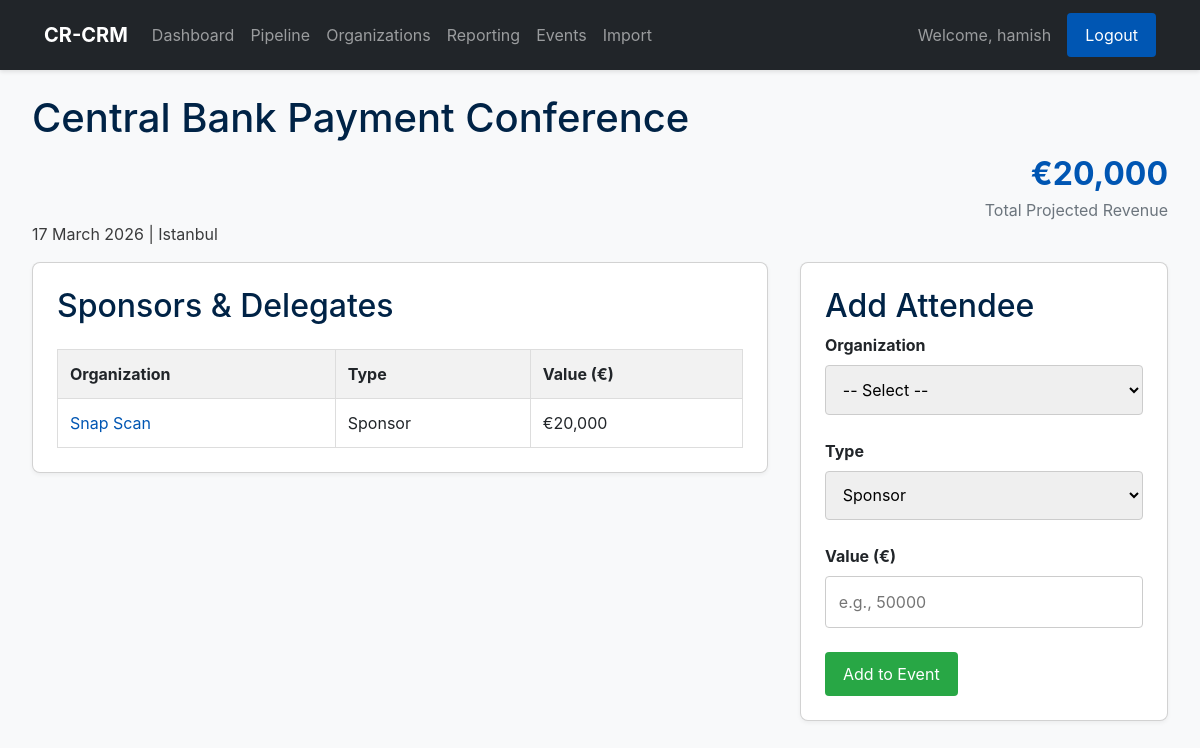
The app's page /event/1 (signed in) with its own data.
### app.py (models this page shows, shortened)
class User(UserMixin, db.Model):
    id = db.Column(db.Integer, primary_key=True)
    username = db.Column(db.String(80), unique=True, nullable=False)
    email = db.Column(db.String(120), unique=True, nullable=False)
    password_hash = db.Column(db.String(256), nullable=False)
    organizations = db.relationship('Organization', backref='owner', lazy=True)
    deals = db.relationship('Deal', backref='owner', lazy=True)

class Event(db.Model):
    id = db.Column(db.Integer, primary_key=True)
    name = db.Column(db.String(200), nullable=False)
    date = db.Column(db.Date, nullable=False)
    location = db.Column(db.String(100))
    attendees = db.relationship('Attendee', backref='event', lazy='dynamic', cascade="all, delete-orphan")

class Attendee(db.Model):
    id = db.Column(db.Integer, primary_key=True)
    registration_type = db.Column(db.String(50), nullable=False)
    value = db.Column(db.Integer, nullable=False, default=0)
    event_id = db.Column(db.Integer, db.ForeignKey('event.id'), nullable=False)
    organization_id = db.Column(db.Integer, db.ForeignKey('organization.id'), nullable=False)
    user_id = db.Column(db.Integer, db.ForeignKey('user.id'), nullable=False)

class Organization(db.Model):
    id = db.Column(db.Integer, primary_key=True)
    name = db.Column(db.String(200), nullable=False)
    country = db.Column(db.String(100))
    sponsorship_potential = db.Column(db.String(50), default='High (Sponsor Target)')
    strategic_notes = db.Column(db.Text)
    user_id = db.Column(db.Integer, db.ForeignKey('user.id'), nullable=False)
    contacts = db.relationship('Contact', backref='organization', lazy='dynamic', cascade="all, delete-orphan")
    deals = db.relationship('Deal', backref='organization', lazy='dynamic', cascade="all, delete-orphan")
    files = db.relationship('File', backref='organization', lazy='dynamic', cascade="all, delete-orphan")
    event_attendances = db.relationship('Attendee', backref='organization', lazy='dynamic', cascade="all, delete-orphan")
    custom_fields = db.relationship('CustomField', backref='organization', lazy=True, cascade="all, delete-orphan")
    files = db.relationship('File', backref='organization', lazy='dynamic', cascade="all, delete-orphan")

### app.py (the view)
@app.route('/event/<int:event_id>')
@login_required
def event_detail(event_id):
    event = Event.query.get_or_404(event_id)
    total_revenue = db.session.query(func.sum(Attendee.value)).filter_by(event_id=event.id).scalar() or 0
    attending_org_ids = [a.organization_id for a in event.attendees]
    potential_attendees = Organization.query.filter(Organization.user_id==current_user.id, Organization.id.notin_(attending_org_ids)).order_by(Organization.name).all()
    return render_template('event_detail.html', event=event, total_revenue=total_revenue, potential_attendees=potential_attendees)

### app.py (called while the page is built)
@login_manager.user_loader
def load_user(user_id):
    return User.query.get(int(user_id))

### templates/event_detail.html (shortened to what this page needs)
{% extends "base.html" %}
{% block content %}
<div class="page-header">
    <h1>{{ event.name }}</h1>
    <div class="kpi-card">
        <div class="kpi-value">€{{ "{:,.0f}".format(total_revenue) }}</div>
        <div class="kpi-label">Total Projected Revenue</div>
    </div>
</div>
<p>{{ event.date.strftime('%d %B %Y') }} | {{ event.location }}</p>
<div class="grid-container">
    <div class="main-content">
        <div class="card">
            <h2>Sponsors & Delegates</h2>
            <table>
                <thead><tr><th>Organization</th><th>Type</th><th>Value (€)</th></tr></thead>
                <tbody>
                {% for attendee in event.attendees %}
                <tr>
                    <td><a href="{{ url_for('org_detail', org_id=attendee.organization_id) }}">{{ attendee.organization.name }}</a></td>
                    <td>{{ attendee.registration_type }}</td>
                    <td>€{{ "{:,.0f}".format(attendee.value) }}</td>
                </tr>
                {% else %}
                <tr><td colspan="3">No sponsors or delegates added yet.</td></tr>
                {% endfor %}
                </tbody>
            </table>
        </div>
    </div>
    <div class="sidebar">
        <div class="card">
            <h2>Add Attendee</h2>
            <form action="{{ url_for('add_attendee', event_id=event.id) }}" method="post">
                <div class="form-group">
                    <label for="organization_id">Organization</label>
                    <select name="organization_id" id="organization_id" required>
                        <option value="">-- Select --</option>
                    </select>
                </div>
                <div class="form-group">
                    <label for="registration_type">Type</label>
                    <select name="registration_type" id="registration_type">
                        <option value="Sponsor">Sponsor</option>
                    </select>
                </div>
                <div class="form-group">
                    <label for="value">Value (€)</label>
                    <input type="number" name="value" id="value" placeholder="e.g., 50000" required>
                </div>
                <button type="submit" class="btn btn-success">Add to Event</button>
            </form>
        </div>
    </div>
</div>
{% endblock %}

### templates/base.html (shortened to what this page needs)
<!DOCTYPE html>
<html lang="en">
<head>
    <link href="https://cdn.jsdelivr.net/npm/bootstrap@5.3.3/dist/css/bootstrap.min.css" rel="stylesheet">
    <link rel="stylesheet" href="{{ url_for('static', filename='css/style.css') }}">
</head>
<body style="background-color: #f8f9fa;">
    <nav class="navbar navbar-expand-lg navbar-dark bg-dark">
        <div class="container-fluid">
            <a class="navbar-brand fw-bold" href="{{ url_for('dashboard') }}">CR-CRM</a>
            <div class="collapse navbar-collapse" id="navbarNav">
                <ul class="navbar-nav me-auto mb-2 mb-lg-0">
                    <li class="nav-item">
                        <a class="nav-link" href="{{ url_for('dashboard') }}">Dashboard</a>
                    </li>
                    <li class="nav-item">
                        <a class="nav-link" href="{{ url_for('pipeline') }}">Pipeline</a>
                    </li>
                    <li class="nav-item">
                        <a class="nav-link" href="{{ url_for('organization_list') }}">Organizations</a>
                    </li>
                    <li class="nav-item">
                        <a class="nav-link" href="{{ url_for('reporting') }}">Reporting</a>
                    </li>
                    <li class="nav-item">
                        <a class="nav-link" href="{{ url_for('event_list') }}">Events</a>
                    </li>
                    <li class="nav-item">
                        <a class="nav-link" href="{{ url_for('import_data') }}">Import</a>
                    </li>
                </ul>
                {% if current_user.is_authenticated %}
                <span class="navbar-text me-3">
                    Welcome, {{ current_user.username }}
                </span>
                <a href="{{ url_for('logout') }}" class="btn btn-outline-light btn-sm">Logout</a>
                {% else %}
                <a href="{{ url_for('login') }}" class="btn btn-outline-light btn-sm">Login</a>
                {% endif %}
            </div>
        </div>
    </nav>
    <main class="container mt-4">
        {% block content %}{% endblock %}
    </main>
</body>
</html>

### static/css/style.css (style rules this page uses)
body { font-family: -apple-system, BlinkMacSystemFont, "Segoe UI", Roboto, "Helvetica Neue", Arial, sans-serif; margin: 0; background-color: #f4f7f6; color: #3a3b3c; }
.container { max-width: 1200px; margin: 2rem auto; padding: 0 2rem; }
h1, h2, h3 { color: #002346; margin-top: 0; }
a { color: #0056b3; text-decoration: none; }
.navbar { background-color: #002346; padding: 0.8rem 2rem; color: white; display: flex; align-items: center; justify-content: space-between; box-shadow: 0 2px 4px rgba(0,0,0,0.1); }
.navbar-brand { font-size: 1.25rem; font-weight: bold; }
.card { background-color: white; border-radius: 8px; padding: 1.5rem; box-shadow: 0 2px 4px rgba(0,0,0,0.05); margin-bottom: 2rem; }
.form-group { margin-bottom: 1.5rem; }
label { display: block; margin-bottom: 0.5rem; font-weight: bold; }
input[type="text"], input[type="email"], input[type="password"], input[type="number"], input[type="date"], select, textarea { width: 100%; padding: 0.8rem; border: 1px solid #ccc; border-radius: 4px; box-sizing: border-box; font-size: 1rem; }
.button, .btn { display: inline-block; padding: 10px 18px; background-color: #0056b3; color: white !important; border: none; border-radius: 4px; cursor: pointer; font-size: 1rem; text-align: center; text-decoration: none; }
.btn-success { background-color: #28a745; }
table { width: 100%; border-collapse: collapse; margin-top: 1em; background-color: white; }
th, td { border: 1px solid #ddd; padding: 12px; text-align: left; }
th { background-color: #f2f2f2; }
.kpi-card { text-align: center; }
.kpi-value { font-size: 2.5rem; font-weight: bold; color: #0056b3; }
.kpi-label { font-size: 1rem; color: #6c757d; }

### templates/event_detail.html (style rules this page uses)
.kpi-card { text-align: right; }
.kpi-value { font-size: 2rem; font-weight: bold; color: #0056b3; }
.kpi-label { font-size: 1rem; color: #6c757d; }
.grid-container { display: grid; grid-template-columns: 2fr 1fr; gap: 2rem; align-items: start; }

### records on screen
User: username "hamish"
Event: name "Central Bank Payment Conference", date "17 March 2026", location "Istanbul"
Attendee: organization.name "Snap Scan", registration_type "Sponsor", value "20,000"

### other values on screen
{{ "{:,.0f}".format(total_revenue) }} "20,000"
